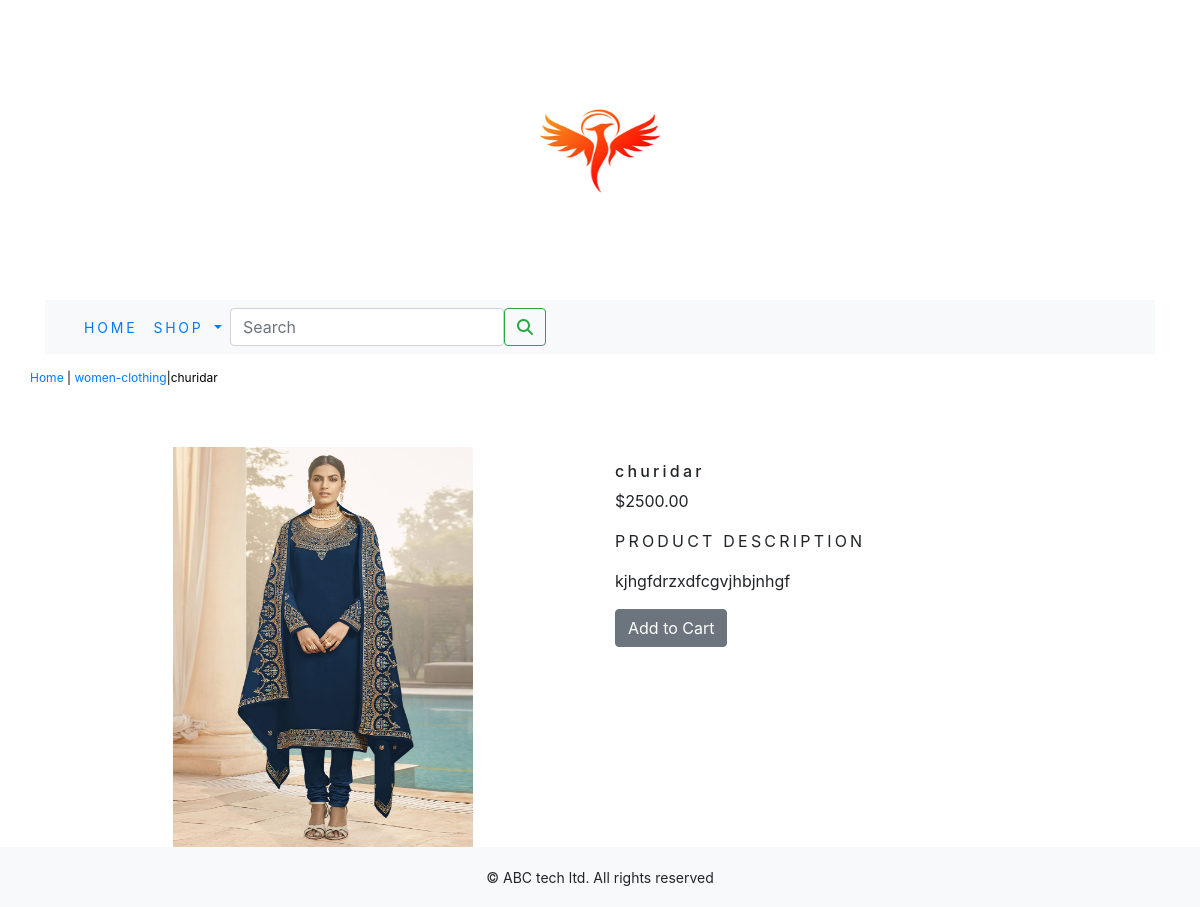
The app's page /shop1/women-clothing/churidar/ with its own data.
### shop1/models.py (models this page shows, shortened)
class Product(models.Model):
    name=models.CharField(max_length=250,unique=True)
    slug=models.SlugField(max_length=250,unique=True)
    description=models.TextField(blank=True)
    price=models.DecimalField(max_digits=10,decimal_places=2)
    category=models.ForeignKey(Category,on_delete=models.CASCADE)
    image = models.ImageField(upload_to='product', blank=True)
    stock=models.IntegerField()
    available=models.BooleanField(default=True)
    created=models.DateTimeField(auto_now_add=True)
    updated=models.DateTimeField(auto_now=True)
    class Meta:
        ordering = ('name',)
        verbose_name = 'product'
        verbose_name_plural = 'products'

class Category(models.Model):
    name = models.CharField(max_length=250, unique=True)
    slug = models.SlugField(max_length=250, unique=True)
    description = models.TextField(blank=True)
    image = models.ImageField(upload_to='category', blank=True)
    class Meta:
        ordering = ('name',)
        verbose_name = 'category'
        verbose_name_plural = 'categories'
    def get_url(self):
        return reverse('shop1:products_by_category',args=[self.slug])
    def __str__(self):
        return '{}'.format(self.name)

### shop1/views.py (the view)
# urls.py: path('<slug:c_slug>/<slug:product_slug>/', views.proDetail, name='prodCatdetail')
def proDetail(request,c_slug,product_slug):
    try:
        product=Product.objects.get(category__slug=c_slug,slug=product_slug)
    except Exception as e:
        raise e
    return render(request,'product.html',{'product':product})

### cart/context_processors.py (called while the page is built)
def counter(request):
    item_count = 0
    if 'admin' in request.path:
        return {}
    else:
        try:
            cart = Cart.objects.filter(cart_id=_cart_id(request))
            car_items = CartItem.objects.all().filter(cart=cart[:1])
            for cart_item in car_items:
                item_count += cart_item.quantity
        except Cart.DoesNotExist:
            item_count = 0
    return dict(item_count=item_count)

### cart/views.py (called while the page is built)
def _cart_id(request):
    cart=request.session.session_key
    if not cart:
        cart=request.session.create()
    return cart

### shop1/context_processors.py (called while the page is built)
def menu_links(request):
    links=Category.objects.all()
    return dict(links=links)

### templates/product.html (shortened to what this page needs)
{% extends 'base.html' %}
{% load static %}
{% block content %}
<div class="row my_prod_row_class">
  <div class="mx_auto">
    <p><a href="{% url 'shop1:allProdCat' %}">Home</a> | <a href="{{product.category.get_url}}">{{product.category}}</a>|{{product.name}}</p>
  </div>
</div>
<div class="container">
<br>
<div class="row">
  <div class="col-12 col-sm-12 col-md-12 col-lg-6 text-center">
    <div style="min-width:18rem">
      <img src="{{product.image.url}}" width="300" height="400" alt="{{product.name}}">
    </div>
  </div>
    <div class="col-12 col-sm-12 col-md-12 col-lg-6">
      <div>
      <h1 class="my_prod_title">{{product.name}}</h1>
      <p>${{product.price}}</p>
      <p class="my_title">Product Description</p>
      <p class="text-justify my-rod-text">{{product.description}}</p>
      {% if product.stock <= 0 %}
      <p class="text-justify my_prod_text"><b>Out of Stock</b></p>
      {% else %}
      <a class="btn btn-secondary" href="{% url 'cart:add_cart' product.id %}">Add to Cart</a>
      {% endif %}
      </div>
    </div>
  </div>
</div>
{% endblock %}

### static/css/custom.css (style rules this page uses)
body { font-family: 'Roboto', sans-serif; }
.my_title { font-size:16px; text-transform:uppercase; letter-spacing:.2em; }
.my_prod_row_class { padding-top:15px; padding-bottom:20px; }
.my_prod_row_class .mx_auto { color:#000; font-size:12px; text-decoration:none; }
.my_prod_title { font-size:16px; text_transform:uppercase; letter-spacing:.2em; padding-top:15px; padding_bottom:10px; }

### records on screen
Product: category "women-clothing", name "churidar", image (picture), price "2500.00", description "kjhgfdrzxdfcgvjhbjnhgf"
